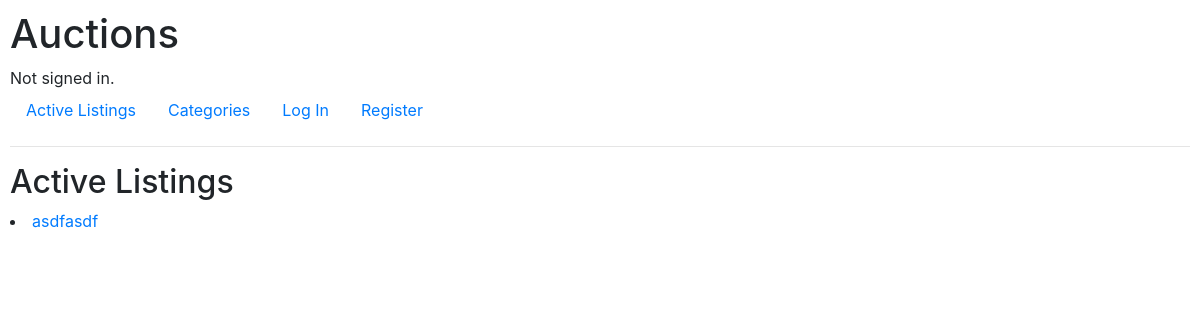
Before: / with the older database file.
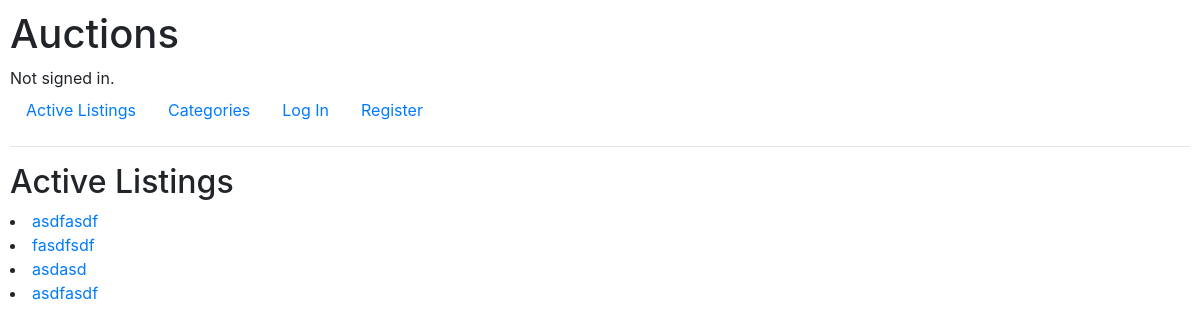
After: the same page with the newer database file.
### auctions/models.py (models this page shows, shortened)
class Auction(models.Model):
    title = models.CharField(max_length=200)
    description = models.TextField()
    img_url = models.TextField()
    price = models.IntegerField()
    created_date = models.DateTimeField(default=timezone.now)
    user = models.ForeignKey('User', on_delete=models.PROTECT)
    category = models.ForeignKey('Category', on_delete=models.PROTECT, null=True)
    closed = models.BooleanField('Closed', default=False)
    winner = models.ForeignKey('User', on_delete=models.PROTECT, null=True, related_name="auction_winner")

### auctions/views.py (the view)
# urls.py: path("", views.index, name="index"),
def index(request):
    return render(request, "auctions/index.html", {"auctions": Auction.objects.all()})

### auctions/templates/auctions/index.html
{% extends "auctions/layout.html" %}
{% block body %}
    <h2>Active Listings</h2>
        {% for auction in auctions %}
            <li><a href="{% url 'show' auction.title %}"> {{ auction.title }} </a></li>
        {% endfor %}
{% endblock %}

Changed rows visible on the page:
added Auction: title "fasdfsdf"
added Auction: title "asdasd"
added Auction: title "asdfasdf"
